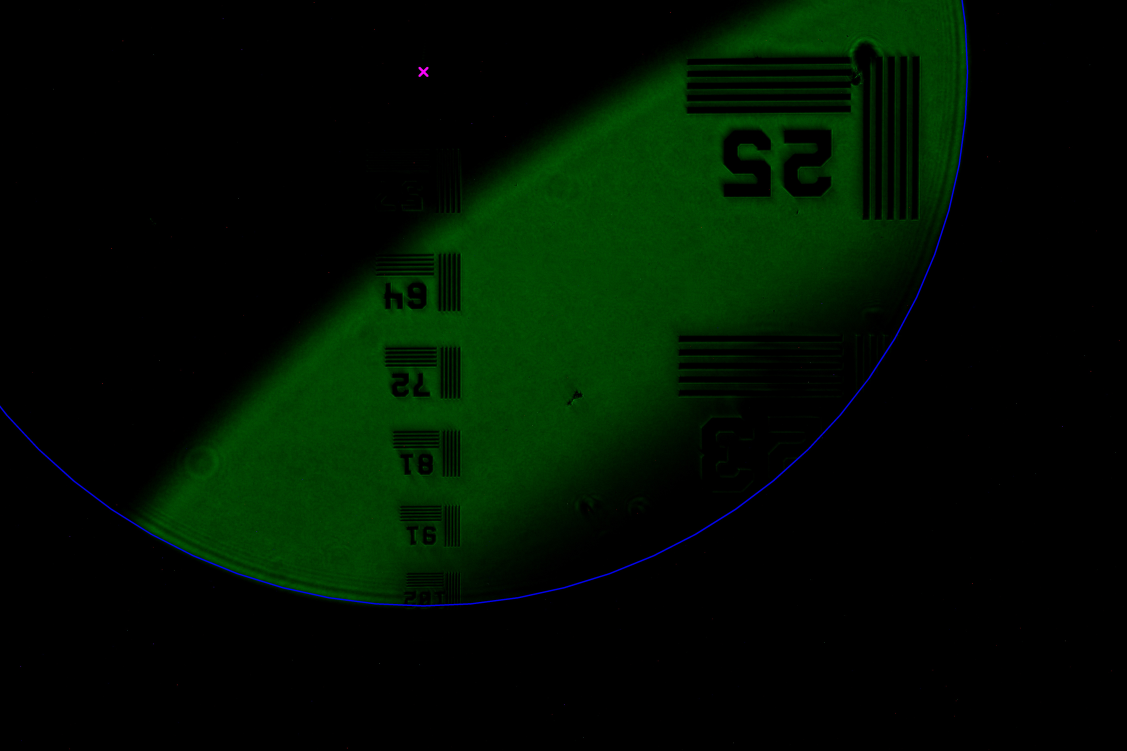
#> input picture 12_19.jpg, 5634 x 3753 px (shown at 1/5 size)
$ python -i v6_global_optim_terminal.py   (imports and definitions only)
#> lines starting #> are read from the running program, lines starting #| are printed output that depends on the picture
#> further down, picture is the input picture: shape (3753, 5634, 3); mean B, G, R 1, 15.7, 0.3
import cv2
from matplotlib import pyplot as plt
import numpy as np
import os
import scipy.signal as sgn
from scipy.optimize import minimize
from matplotlib.patches import Rectangle
import torch
import argparse
import json


def contour_points_v3(g_img, tot_pts=500):

#> called with tot_pts = 500
    kernel = np.ones((15, 15), np.uint8)
    gradient = cv2.morphologyEx(g_img, cv2.MORPH_GRADIENT, kernel)
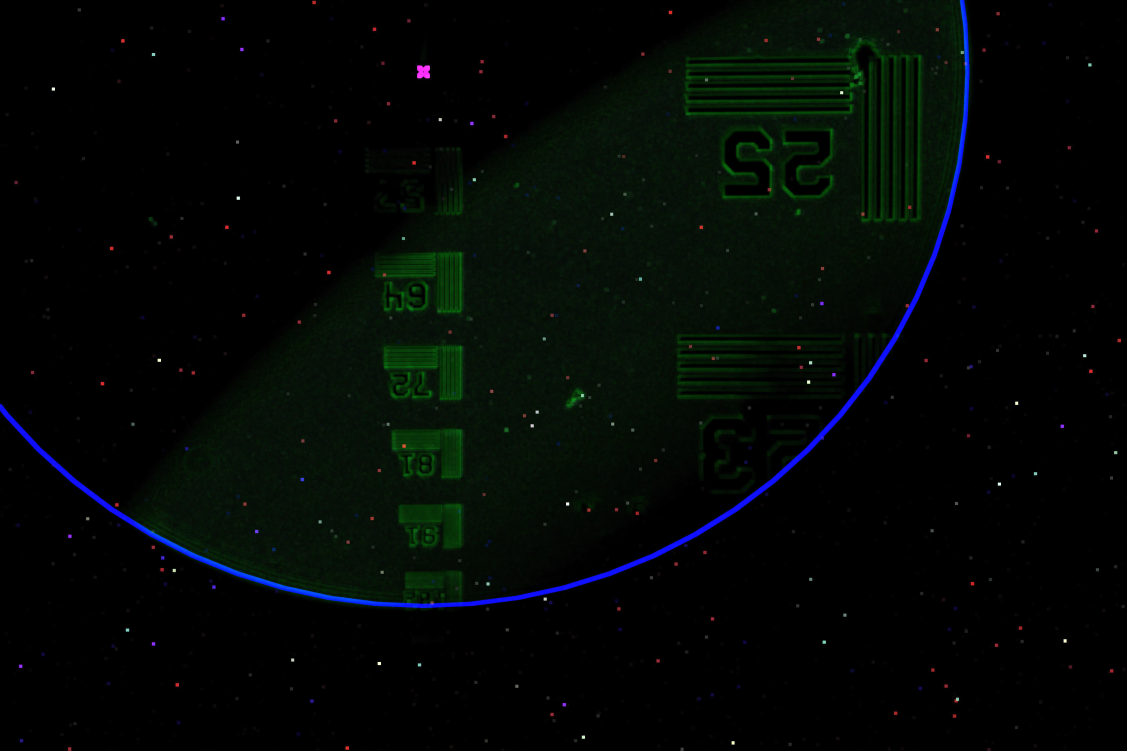
#> gradient: shape (3753, 5634, 3) (shown at 1/5 size); mean B, G, R 4.9, 7.3, 2.6

    blur = cv2.GaussianBlur(gradient + 20, (5, 5), 0)
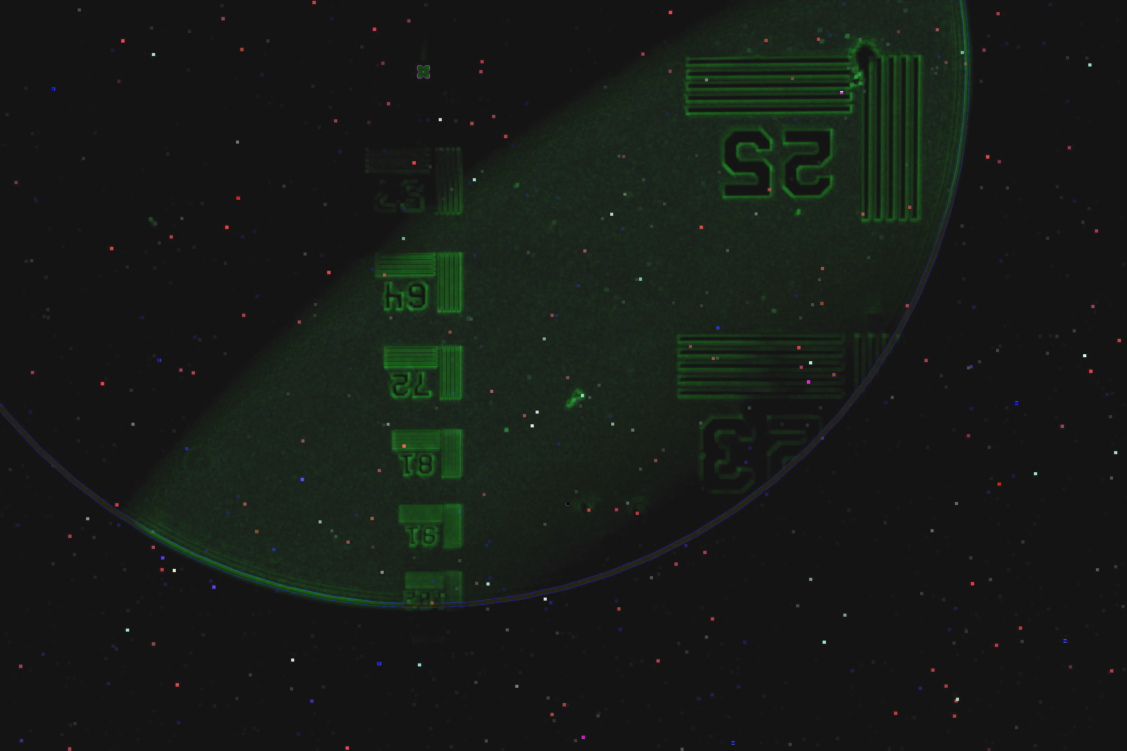
#> blur: shape (3753, 5634, 3) (shown at 1/5 size); mean B, G, R 22.9, 27.3, 22.5
#> (the run stopped early here; a loop or call above may not have finished)
